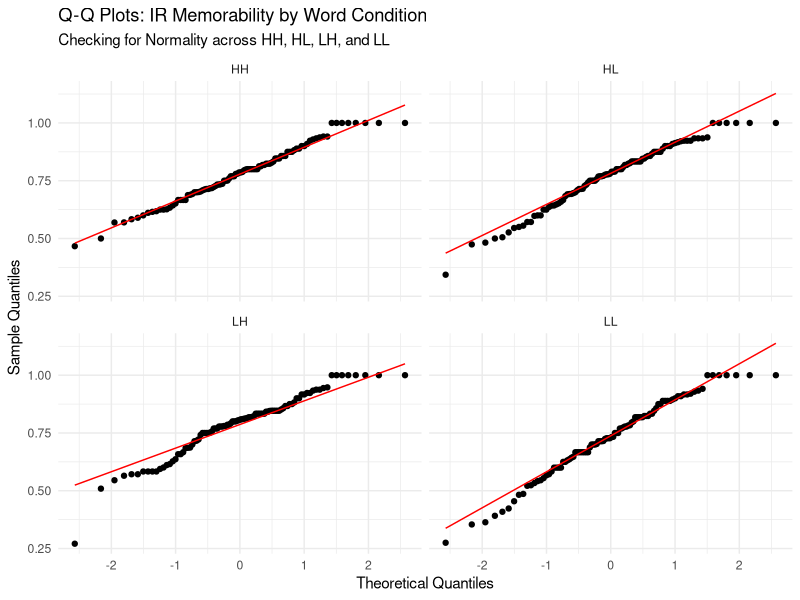
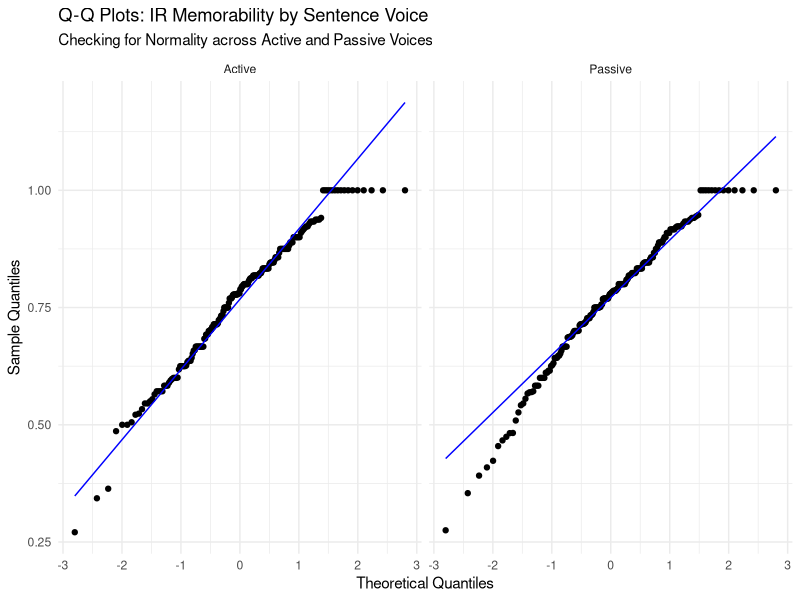
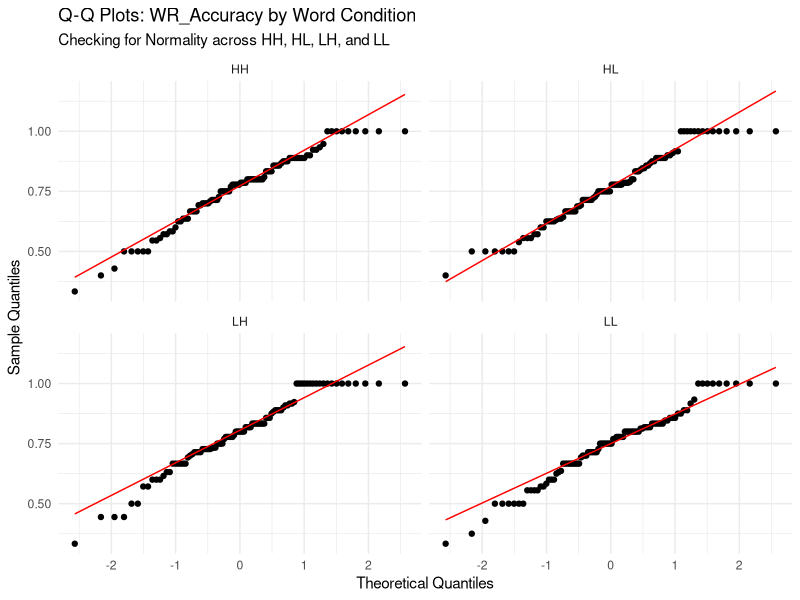
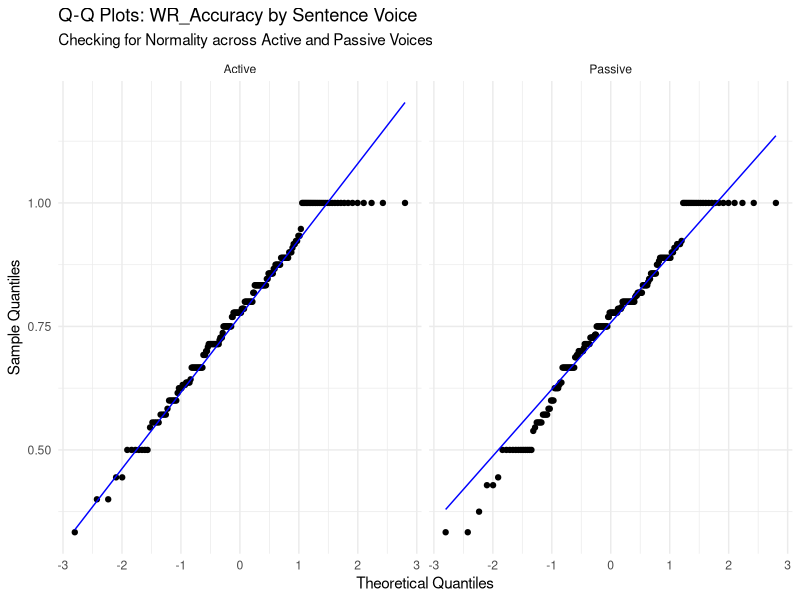
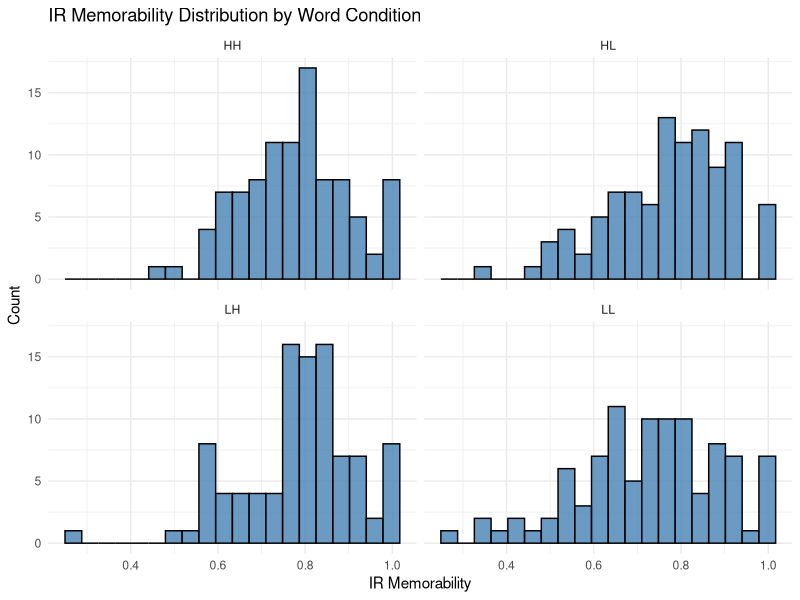
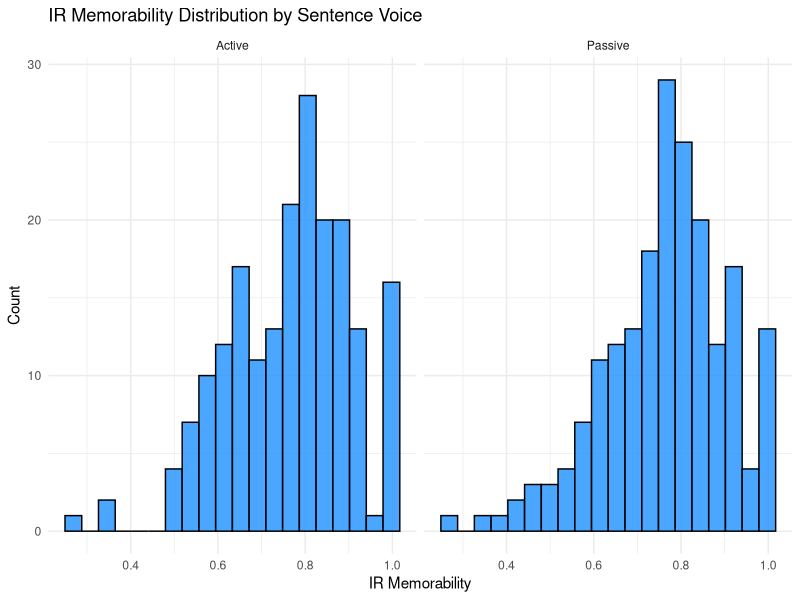
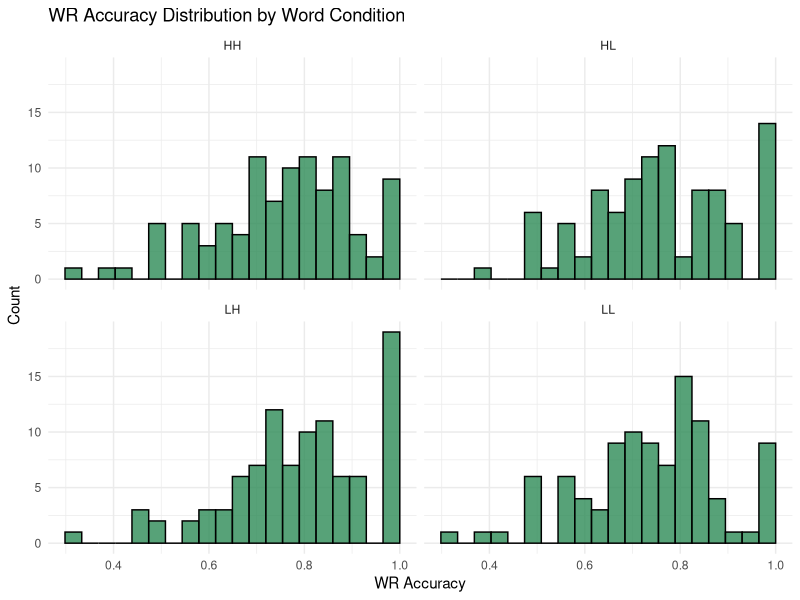
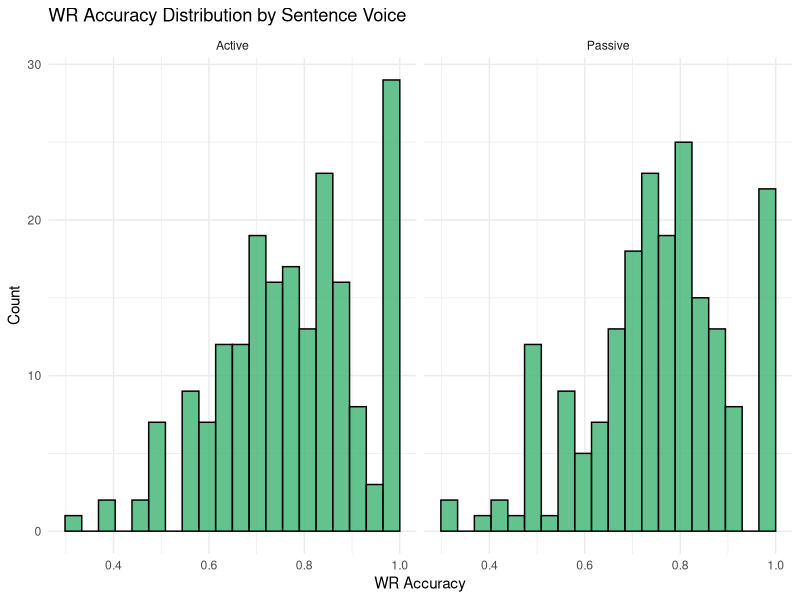

Write R code to recreate these figures, in order.
## ---- chunk 1
library(tidyverse)
library(stringr)
## ---- chunk 2
raw_dataset <- read_csv(
  "sentence_memorability_data.csv",
  na = c("", "NA", "N/A"),
  show_col_types = FALSE
)

aggregated_matrix <- raw_dataset %>%
  filter(isTarget == TRUE) %>%
  arrange(participant_ID, Stimulus, Timestamp) %>%
  mutate(
    # mapping conditions
    Word_Condition = case_when(
  str_detect(Stimulus, "^HH_")  ~ "HH",
  str_detect(Stimulus, "^HVL_") ~ "HL",
  str_detect(Stimulus, "^LVH_") ~ "LH",
  str_detect(Stimulus, "^LVL_") ~ "LL"
),
    Word_Condition = factor(Word_Condition, levels = c("HH","HL","LH","LL")),

    Sentence_Voice = case_when(
      str_detect(Stimulus, "_A$") ~ "Active",
      str_detect(Stimulus, "_P$") ~ "Passive",
      TRUE ~ NA_character_
    ),
    Sentence_Voice = factor(Sentence_Voice, levels = c("Active", "Passive")),

    Accuracy.IR = suppressWarnings(as.numeric(Accuracy.IR)),
    Accuracy.WR = suppressWarnings(as.numeric(Accuracy.WR)),

    # store previous IR result
    prev_IR = lag(Accuracy.IR)
  ) %>%
  group_by(Stimulus, Word_Condition, Sentence_Voice) %>%
  summarise(

    # IR components
    Total_Repeats = sum(isRepeat == TRUE & Event == "Sentence shown", na.rm = TRUE),
    Total_Denom = sum(is.na(isRepeat) & Event == "Sentence shown"),
    Hits = sum(Event == "IR pressed" & isRepeat == TRUE & Accuracy.IR == 1, na.rm = TRUE),
    False_Alarms = sum(Event == "IR pressed" & is.na(isRepeat), na.rm = TRUE),

    # IR metrics
    Hit_Rate = if_else(Total_Repeats > 0, Hits / Total_Repeats, 0),
    False_Alarm_Rate = if_else(Total_Denom > 0, False_Alarms / Total_Denom, 0),
    IR_Memorability = Hit_Rate - False_Alarm_Rate,

    # WR components (after correct IR)
    WR_correct = sum(Event == "WR pressed" & Accuracy.WR == 1 & prev_IR == 1, na.rm = TRUE),
    WR_total   = sum(Event == "WR pressed" & prev_IR == 1, na.rm = TRUE),

    # WR metric
    WR_Accuracy = if_else(WR_total > 0, WR_correct / WR_total, 0),

    .groups = "drop"
  ) %>%
  mutate(WR_Accuracy = replace_na(WR_Accuracy, 0))
## ---- chunk 3
# Testing for Normality
# QQ Plots
library(ggplot2)

ggplot(aggregated_matrix, aes(sample = IR_Memorability)) +
  stat_qq() + 
  stat_qq_line(color = "red") +
  facet_wrap(~ Word_Condition, ncol = 2) + # This creates the 4-plot grid
  labs(title = "Q-Q Plots: IR Memorability by Word Condition",
       subtitle = "Checking for Normality across HH, HL, LH, and LL",
       x = "Theoretical Quantiles",
       y = "Sample Quantiles") +
  theme_minimal()

ggplot(aggregated_matrix, aes(sample = IR_Memorability)) +
  stat_qq() + 
  stat_qq_line(color = "blue") + # Using blue to distinguish from the Word Condition plots
  facet_wrap(~ Sentence_Voice, ncol = 2) + 
  labs(title = "Q-Q Plots: IR Memorability by Sentence Voice",
       subtitle = "Checking for Normality across Active and Passive Voices",
       x = "Theoretical Quantiles",
       y = "Sample Quantiles") +
  theme_minimal()

ggplot(aggregated_matrix, aes(sample = WR_Accuracy)) +
  stat_qq() + 
  stat_qq_line(color = "red") +
  facet_wrap(~ Word_Condition, ncol = 2) + # This creates the 4-plot grid
  labs(title = "Q-Q Plots: WR_Accuracy by Word Condition",
       subtitle = "Checking for Normality across HH, HL, LH, and LL",
       x = "Theoretical Quantiles",
       y = "Sample Quantiles") +
  theme_minimal()

ggplot(aggregated_matrix, aes(sample = WR_Accuracy)) +
  stat_qq() + 
  stat_qq_line(color = "blue") + # Using blue to distinguish from the Word Condition plots
  facet_wrap(~ Sentence_Voice, ncol = 2) + 
  labs(title = "Q-Q Plots: WR_Accuracy by Sentence Voice",
       subtitle = "Checking for Normality across Active and Passive Voices",
       x = "Theoretical Quantiles",
       y = "Sample Quantiles") +
  theme_minimal()

# Anderson Darling
library(nortest)

aggregated_matrix %>%
  group_by(Word_Condition) %>%
  summarise(
    AD_Stat = ad.test(IR_Memorability)$statistic,
    p_value = ad.test(IR_Memorability)$p.value
  )

aggregated_matrix %>%
  group_by(Sentence_Voice) %>%
  summarise(
    AD_Stat = ad.test(IR_Memorability)$statistic,
    p_value = ad.test(IR_Memorability)$p.value
  )

aggregated_matrix %>%
  group_by(Word_Condition) %>%
  summarise(
    AD_Stat = ad.test(WR_Accuracy)$statistic,
    p_value = ad.test(WR_Accuracy)$p.value
  )

aggregated_matrix %>%
  group_by(Sentence_Voice) %>%
  summarise(
    AD_Stat = ad.test(WR_Accuracy)$statistic,
    p_value = ad.test(WR_Accuracy)$p.value
  )
## ---- chunk 4
# Graph 1: Histogram of IR Memorability Scores
ggplot(aggregated_matrix, aes(x = IR_Memorability)) +
  geom_histogram(bins = 20, fill = "steelblue", color = "black", alpha = 0.8) +
  facet_wrap(~ Word_Condition, ncol = 2) +
  labs(
    title = "IR Memorability Distribution by Word Condition",
    x = "IR Memorability",
    y = "Count"
  ) +
  theme_minimal()

ggplot(aggregated_matrix, aes(x = IR_Memorability)) +
  geom_histogram(bins = 20, fill = "dodgerblue", color = "black", alpha = 0.8) +
  facet_wrap(~ Sentence_Voice, ncol = 2) +
  labs(
    title = "IR Memorability Distribution by Sentence Voice",
    x = "IR Memorability",
    y = "Count"
  ) +
  theme_minimal()

# Graph 2: Histogram of WR Accuracy Scores
ggplot(aggregated_matrix, aes(x = WR_Accuracy)) +
  geom_histogram(bins = 20, fill = "seagreen", color = "black", alpha = 0.8) +
  facet_wrap(~ Word_Condition, ncol = 2) +
  labs(
    title = "WR Accuracy Distribution by Word Condition",
    x = "WR Accuracy",
    y = "Count"
  ) +
  theme_minimal()

ggplot(aggregated_matrix, aes(x = WR_Accuracy)) +
  geom_histogram(bins = 20, fill = "mediumseagreen", color = "black", alpha = 0.8) +
  facet_wrap(~ Sentence_Voice, ncol = 2) +
  labs(
    title = "WR Accuracy Distribution by Sentence Voice",
    x = "WR Accuracy",
    y = "Count"
  ) +
  theme_minimal()

## ---- chunk 5
# Graph 3 (H1a): Violin & Boxplot for IR by Word Condition
ggplot(aggregated_matrix, aes(x = Word_Condition, y = IR_Memorability, fill = Word_Condition)) +
  geom_violin(trim = FALSE, alpha = 0.5) +
  geom_boxplot(width = 0.2, outlier.shape = NA, alpha = 0.8) +
  labs(title = "H1a: IR Memorability by Word Condition", x = "Condition", y = "IR Memorability") +
  theme_minimal() + theme(legend.position = "none")

# Graph 4 (H1b): Violin & Boxplot for WR by Word Condition
ggplot(aggregated_matrix, aes(x = Word_Condition, y = WR_Accuracy, fill = Word_Condition)) +
  geom_violin(trim = FALSE, alpha = 0.5) +
  geom_boxplot(width = 0.2, outlier.shape = NA, alpha = 0.8) +
  labs(title = "H1b: WR Accuracy by Word Condition", x = "Condition", y = "WR Accuracy") +
  theme_minimal() + theme(legend.position = "none")
## ---- chunk 6
# Graph 5 (H2a): Violin & Boxplot for IR by Voice
ggplot(aggregated_matrix %>% drop_na(Sentence_Voice), aes(x = Sentence_Voice, y = IR_Memorability, fill = Sentence_Voice)) +
  geom_violin(trim = FALSE, alpha = 0.5) +
  geom_boxplot(width = 0.2, outlier.shape = NA, alpha = 0.8) +
  labs(title = "H2a: IR Memorability by Sentence Voice", x = "Voice", y = "IR Memorability") +
  theme_minimal() + theme(legend.position = "none")

# Graph 6 (H2b): Violin & Boxplot for WR by Voice
ggplot(aggregated_matrix %>% drop_na(Sentence_Voice), aes(x = Sentence_Voice, y = WR_Accuracy, fill = Sentence_Voice)) +
  geom_violin(trim = FALSE, alpha = 0.5) +
  geom_boxplot(width = 0.2, outlier.shape = NA, alpha = 0.8) +
  labs(title = "H2b: WR Accuracy by Sentence Voice", x = "Voice", y = "WR Accuracy") +
  theme_minimal() + theme(legend.position = "none")
## ---- chunk 7
interaction_data <- aggregated_matrix %>%
  drop_na(Word_Condition, Sentence_Voice) %>%
  group_by(Word_Condition, Sentence_Voice) %>%
  summarise(
    Mean_IR = mean(IR_Memorability, na.rm = TRUE),
    Mean_WR = mean(WR_Accuracy, na.rm = TRUE),
    .groups = 'drop'
  )

# Graph 7 (H3a): Interaction Plot for IR
ggplot(interaction_data, aes(x = Word_Condition, y = Mean_IR, color = Sentence_Voice, group = Sentence_Voice)) +
  geom_line(linewidth = 1) + geom_point(size = 3) +
  labs(title = "H3a: Interaction of Word Condition and Voice (IR)", x = "Word Condition", y = "Mean IR Memorability", color = "Voice") +
  theme_minimal()

# Graph 8 (H3b): Interaction Plot for WR 
ggplot(interaction_data, aes(x = Word_Condition, y = Mean_WR, color = Sentence_Voice, group = Sentence_Voice)) +
  geom_line(linewidth = 1) + geom_point(size = 3) +
  labs(title = "H3b: Interaction of Word Condition and Voice (WR)", x = "Word Condition", y = "Mean WR Accuracy", color = "Voice") +
  theme_minimal()
## ---- chunk 8
aggregated_scaled <- aggregated_matrix %>%
  mutate(
    IR_scaled = as.numeric(scale(IR_Memorability)),
    WR_scaled = as.numeric(scale(WR_Accuracy))
  )

# Calculate average scaled IR and WR scores and their standard errors for each word condition
effect_data <- aggregated_scaled %>%
  drop_na(Word_Condition, Sentence_Voice) %>%
  group_by(Word_Condition) %>%
  summarise(
    IR_mean = mean(IR_scaled, na.rm=TRUE),
    IR_se = sd(IR_scaled, na.rm=TRUE)/sqrt(n()),
    WR_mean = mean(WR_scaled, na.rm=TRUE),
    WR_se = sd(WR_scaled, na.rm=TRUE)/sqrt(n()),
    .groups="drop"
  )

# Graph 9 (H4): Word Memorability effects on IR vs WR
effect_data_long <- effect_data %>%
  pivot_longer(cols = c(IR_mean, WR_mean), names_to = "Metric", values_to = "Mean") %>%
  mutate(SE = ifelse(Metric == "IR_mean", IR_se, WR_se))

ggplot(effect_data_long, aes(x = Word_Condition, y = Mean, fill = Metric)) +
  geom_bar(stat = "identity", position = position_dodge()) +
  geom_errorbar(aes(ymin = Mean - SE, ymax = Mean + SE), width = 0.2, position = position_dodge(0.9)) +
  labs(title = "H4: Word Memorability Effect Magnitude (IR vs WR)", x = "Word Condition", y = "Score Magnitude") +
  scale_fill_manual(values = c("steelblue", "seagreen"), labels = c("IR Memorability", "WR Accuracy")) +
  theme_minimal()

# Graph 10 (H5): Sentence Voice effects on IR vs WR
voice_effect <- aggregated_scaled %>%
  drop_na(Sentence_Voice) %>%
  group_by(Sentence_Voice) %>%
  summarise(
    IR_mean = mean(IR_scaled, na.rm=TRUE),
    IR_se = sd(IR_scaled, na.rm=TRUE)/sqrt(n()),
    WR_mean = mean(WR_scaled, na.rm=TRUE),
    WR_se = sd(WR_scaled, na.rm=TRUE)/sqrt(n()),
    .groups="drop"
  ) %>%
  pivot_longer(cols = c(IR_mean, WR_mean), names_to = "Metric", values_to = "Mean") %>%
  mutate(SE = ifelse(Metric == "IR_mean", IR_se, WR_se))

ggplot(voice_effect, aes(x = Sentence_Voice, y = Mean, fill = Metric)) +
  geom_bar(stat = "identity", position = position_dodge()) +
  geom_errorbar(aes(ymin = Mean - SE, ymax = Mean + SE), width = 0.2, position = position_dodge(0.9)) +
  labs(title = "H5: Sentence Voice Effect Magnitude (IR vs WR)", x = "Sentence Voice", y = "Score Magnitude") +
  scale_fill_manual(values = c("steelblue", "seagreen"), labels = c("IR Memorability", "WR Accuracy")) +
  theme_minimal()
## ---- chunk 9
# Descriptive stats by Word Condition
desc_word <- aggregated_matrix %>%
  drop_na(Word_Condition) %>%
  group_by(Word_Condition) %>%
  summarise(
    IR_mean = mean(IR_Memorability, na.rm = TRUE),
    IR_sd = sd(IR_Memorability, na.rm = TRUE),
    IR_median = median(IR_Memorability, na.rm = TRUE),

    WR_mean = mean(WR_Accuracy, na.rm = TRUE),
    WR_sd = sd(WR_Accuracy, na.rm = TRUE),
    WR_median = median(WR_Accuracy, na.rm = TRUE),

    n = n(),
    .groups = "drop"
  )

print(desc_word)
## ---- chunk 10
# Descriptive stats by Sentence Voice
desc_voice <- aggregated_matrix %>%
  drop_na(Sentence_Voice) %>%
  group_by(Sentence_Voice) %>%
  summarise(
    IR_mean = mean(IR_Memorability, na.rm = TRUE),
    IR_sd = sd(IR_Memorability, na.rm = TRUE),
    IR_median = median(IR_Memorability, na.rm = TRUE),

    WR_mean = mean(WR_Accuracy, na.rm = TRUE),
    WR_sd = sd(WR_Accuracy, na.rm = TRUE),
    WR_median = median(WR_Accuracy, na.rm = TRUE),

    n = n(),
    .groups = "drop"
  )

print(desc_voice)
## ---- chunk 11
kruskal_ir_word <- kruskal.test(IR_Memorability ~ Word_Condition, data = aggregated_matrix)
print(kruskal_ir_word)
## ---- chunk 12
kruskal_wr_word <- kruskal.test(WR_Accuracy ~ Word_Condition, data = aggregated_matrix)
print(kruskal_wr_word)
## ---- chunk 13
mw_ir_voice <- wilcox.test(
  IR_Memorability ~ Sentence_Voice,
  data = aggregated_matrix,
  exact = FALSE
)

print(mw_ir_voice)
## ---- chunk 14
mw_wr_voice <- wilcox.test(
  WR_Accuracy ~ Sentence_Voice,
  data = aggregated_matrix,
  exact = FALSE
)

print(mw_wr_voice)
## ---- chunk 15
# Create categorical correctness variables
processed_trials <- raw_dataset %>%
  filter(isTarget == TRUE) %>%
  arrange(participant_ID, Stimulus, Timestamp) %>%
  group_by(participant_ID, Stimulus) %>%
  mutate(
    Word_Condition = case_when(
      str_detect(Stimulus, "^HH_")  ~ "HH",
      str_detect(Stimulus, "^HVL_") ~ "HL",
      str_detect(Stimulus, "^LVH_") ~ "LH",
      str_detect(Stimulus, "^LVL_") ~ "LL"
    ),
    Word_Condition = factor(Word_Condition, levels = c("HH", "HL", "LH", "LL")),

    Sentence_Voice = case_when(
      str_detect(Stimulus, "_A$") ~ "Active",
      str_detect(Stimulus, "_P$") ~ "Passive",
      TRUE ~ NA_character_
    ),
    Sentence_Voice = factor(Sentence_Voice, levels = c("Active", "Passive")),

    Accuracy.IR = suppressWarnings(as.numeric(Accuracy.IR)),
    Accuracy.WR = suppressWarnings(as.numeric(Accuracy.WR)),
    prev_IR = lag(Accuracy.IR)
  ) %>%
  ungroup()

ir_data <- processed_trials %>%
  filter(Event == "IR pressed") %>%
  mutate(
    IR_Result = case_when(
      isRepeat == TRUE & Accuracy.IR == 1 ~ "Correct",
      is.na(isRepeat) ~ "Incorrect",
      TRUE ~ NA_character_
    )
  ) %>%
  filter(!is.na(IR_Result))

wr_data <- processed_trials %>%
  filter(Event == "WR pressed", prev_IR == 1) %>%
  mutate(
    WR_Result = case_when(
      Accuracy.WR == 1 ~ "Correct",
      Accuracy.WR == 0 ~ "Incorrect",
      TRUE ~ NA_character_
    )
  ) %>%
  filter(!is.na(WR_Result))



ir_word_table <- table(ir_data$Word_Condition, ir_data$IR_Result)
fisher_ir_word <- fisher.test(ir_word_table)
print(fisher_ir_word)

wr_word_table <- table(wr_data$Word_Condition, wr_data$WR_Result)
fisher_wr_word <- fisher.test(wr_word_table)
print(fisher_wr_word)

ir_voice_table <- table(ir_data$Sentence_Voice, ir_data$IR_Result)
fisher_ir_voice <- fisher.test(ir_voice_table)
print(fisher_ir_voice)

wr_voice_table <- table(wr_data$Sentence_Voice, wr_data$WR_Result)
fisher_wr_voice <- fisher.test(wr_voice_table)
print(fisher_wr_voice)
## ---- chunk 16
# Create categorical correctness variables

ir_word_table <- table(ir_data$Word_Condition, ir_data$IR_Result)
chisq_ir_word <- chisq.test(ir_word_table)
print(chisq_ir_word)

wr_word_table <- table(wr_data$Word_Condition, wr_data$WR_Result)
chisq_wr_word <- chisq.test(wr_word_table)
print(chisq_wr_word)

ir_voice_table <- table(ir_data$Sentence_Voice, ir_data$IR_Result)
chisq_ir_voice <- chisq.test(ir_voice_table)
print(chisq_ir_voice)

wr_voice_table <- table(wr_data$Sentence_Voice, wr_data$WR_Result)
chisq_wr_voice <- chisq.test(wr_voice_table)
print(chisq_wr_voice)
## ---- chunk 17
# library(tidyverse)
# library(ggcorrplot)
# 
# library(dplyr)
# library(ggcorrplot)
# 
# #  The complete numeric correlation data
# cor_data <- aggregated_matrix %>%
#   select(
#     IR_Memorability,
#     WR_Accuracy,
#     Hit_Rate,
#     False_Alarm_Rate,
#     Hits,
#     False_Alarms,
#     Total_Repeats,
#     Total_Denom,
#     WR_correct,
#     WR_total
#   )
# 
# # Variable order
# var_order <- c(
#   "IR_Memorability",
#   "Hit_Rate",
#   "False_Alarm_Rate",
#   "Hits",
#   "False_Alarms",
#   "Total_Repeats",
#   "Total_Denom",
#   "WR_Accuracy",
#   "WR_correct",
#   "WR_total"
# )
# 
# # Compute Spearman correlation matrix
# cor_matrix <- cor(cor_data, method = "spearman", use = "complete.obs")
# 
# # Reorder matrix
# cor_matrix <- cor_matrix[var_order, var_order]
# 
# # Reorder correlation matrix and visualize pairwise relationships between variables using a Spearman correlation heatmap
# cor_matrix_plot <- cor_matrix[rev(rownames(cor_matrix)), ]
# 
# ggcorrplot(
#   cor_matrix_plot,
#   method = "square",
#   type = "lower",
#   lab = TRUE,
#   lab_size = 3,
#   hc.order = FALSE,
#   colors = c("#d73027", "white", "#1a9850"),
#   title = "Spearman Correlation Matrix: All Variables",
#   ggtheme = theme_minimal()
# )
## ---- chunk 18
ir_wr_counts <- raw_dataset %>%
  arrange(participant_ID, Stimulus, Timestamp) %>%
  group_by(participant_ID) %>%  
  mutate(
    Accuracy.IR = suppressWarnings(as.numeric(Accuracy.IR)),
    Accuracy.WR = suppressWarnings(as.numeric(Accuracy.WR)),
    prev_IR = lag(Accuracy.IR)
  ) %>%
  ungroup() %>%
  summarise(
    IR_Total = sum(Event == "IR pressed", na.rm = TRUE),
    IR_Correct = sum(Event == "IR pressed" & Accuracy.IR == 1 & isRepeat==TRUE, na.rm = TRUE),
    IR_Incorrect = sum(Event == "IR pressed" & Accuracy.IR == 0, na.rm = TRUE),

    WR_Total = sum(Event == "WR pressed" & prev_IR == 1, na.rm = TRUE),
    WR_Correct = sum(Event == "WR pressed" & Accuracy.WR == 1 & prev_IR == 1, na.rm = TRUE),
    WR_Incorrect = sum(Event == "WR pressed" & Accuracy.WR == 0 & prev_IR == 1, na.rm = TRUE)
  )

print(ir_wr_counts)
